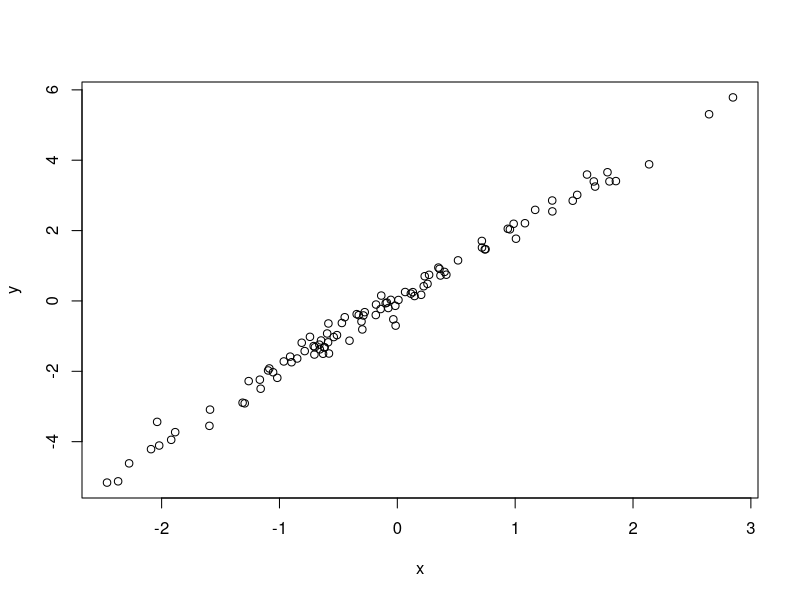

The R script that drew this image:
# Simulate and plot data
# Mario Morales
# mariomorales@arizona.edu
# 02/14/23

# Simulate predictor variable
x <- rnorm(n = 100)

# Simulate response variable with some noise
y <- 2*x+ rnorm(n=100, sd=0.2)

# Plot the data
plot(x=x, y=y)